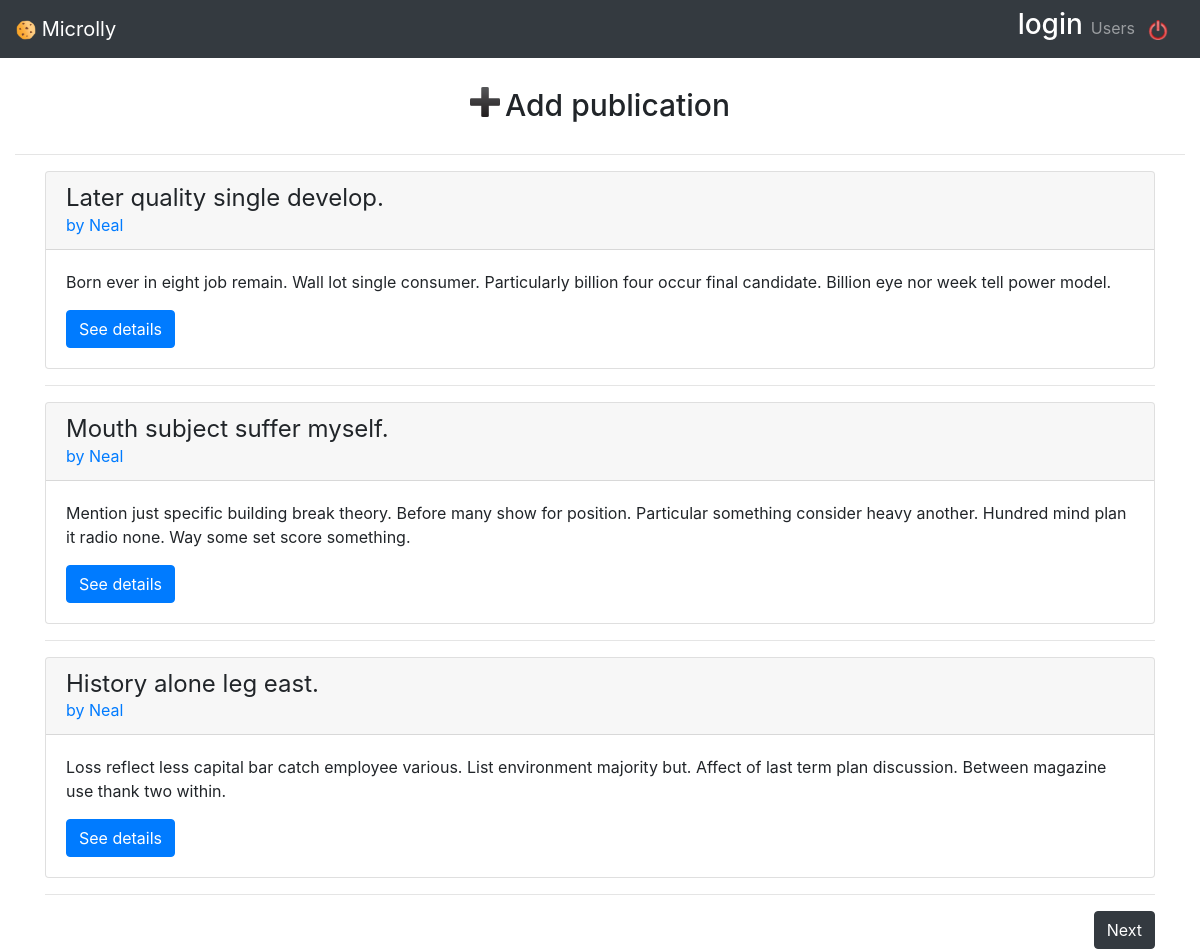
The page /Users/Neal/ (signed in) on the database its author committed.
### models.py (models this page shows)
class BaseModel(Model):
    class Meta:
        database = database

class User(BaseModel,UserMixin):
    username = CharField(max_length=20)
    password = CharField()
    first_name = CharField(max_length=20)
    last_name = CharField(max_length=20)
    email = CharField(max_length=20)
    created_at = DateTimeField(default=datetime.datetime.now)

class Publication(BaseModel):
    title = CharField(max_length=50)
    body = TextField()
    created_date = CharField(default=datetime.datetime.now)
    update_date = CharField(default=datetime.datetime.now)
    user_created = ForeignKeyField(User, backref="publications")

### app.py (the view)
@app.route('/')
@app.route('/Publications')
@app.route('/Users/<username>/') #username plutôt que id parce que c'est mieux de voir le username dans le lien
@login_required
def publication(username=None):
    if username:                          #si on lui passe un username en param
        user=User.select().where(User.username==username).get() #on sélectionne le user
        publications=Publication.select().where(Publication.user_created==user.id).order_by(Publication.created_date.desc()) #on prend la liste de ses publi
    else:                                  # si on lui passe pas de username
        publications = Publication.select().order_by(Publication.created_date.desc())  #on prend la liste de toutes les publi
    if publications.count()==0:
        flash("Aucune publication trouvée")
    return object_list('publications/list.html', publications, paginate_by=3,check_bounds=False)

### app.py (called while the page is built)
@login_manager.user_loader
def load_user(user_id):
    return User.get(user_id)

### templates/publications/list.html (shortened to what this page needs)
{% extends 'base.html' %}
{% block body %}
    {% for sub_pub in object_list | batch(1, None) %}
        <div class="card-deck">
            {% for publication in sub_pub %}
                <div class="card" style="width: 100%">
                    <div class="card-header">
                        <h4 class="my-0 font-weight-normal">{{ publication.title }}</h4>
                        <a href="{{ url_for('publication', username=publication.user_created.username) }}">by {{ publication.user_created.username }}</a>
                    </div>
                    <div class="card-body">
                        <p>{{ publication.body }}</p>
                        <a href="{{ url_for('publications_detail', id=publication.id) }}" class="btn btn-primary">See details</a>
                    </div>
                </div>
            {% endfor %}
        </div>
        <hr />
    {% endfor %}
{% if pagination.get_page_count() > page  %}
  <a href=".?page={{ page + 1 }}" style="float:right;" class="btn btn-dark" >Next</a>
{% endif %}
{% endblock %}

### templates/base.html (shortened to what this page needs)
<!DOCTYPE html>
<html>
<head>
    <link rel="stylesheet" href="https://stackpath.bootstrapcdn.com/bootstrap/4.3.1/css/bootstrap.min.css"
>
    <link rel="stylesheet" type="text/css" href="{{ url_for('static', filename='css/microlly.css') }}">
</head>
<body>
    <nav class="navbar navbar-expand-md navbar-dark bg-dark fixed-top">
        <a class="navbar-brand" href="{{ url_for('publication') }}">
            <img width="20px" height="20px" src="{{ url_for('static', filename='img/cookie.png') }}" />
            Microlly
        </a>
        <div class="navbar-collapse collapse w-100 order-3 dual-collapse2" id="navbarsExampleDefault">
            <ul class="navbar-nav ml-auto">
                {% if session['id'] %}
                <li>
                    <h3 style="color:white">{{ session['username'] }}</h3>
                </li>
                <li class="nav-item">
                    <a class="nav-link" href="{{ url_for('liste_users') }}">Users</a>
                </li>
                {% endif %}
                {% if session['id'] %}
                    <li>
                        <a class="navbar-brand" href="{{ url_for('logout') }}" style="margin-left: 5px"><img width="20px" height="20px" src="{{ url_for('static', filename='img/deconnexion.png') }}"/></a>
                    </li>
                {% endif %}
            </ul>
        </div>
    </nav>
    <div class="container-fluid">
        <div class="row justify-content-md-center">
            <a id="Add" class="btn" href="{{ url_for('publications_form') }}"><img width="30px" height="30px" src="{{ url_for('static', filename='img/Add.png') }}"/><h2 style="float:right;font-size:30px;margin-left:5px;" >Add publication</h2></a>
      </div>
      <hr>
    </div>
    <main role="main" class="container ">
        {% block body %}{% endblock %}
    </main>
</body>
</html>

### templates/base.html (style rules this page uses)
body { padding-top: 5rem; }

### rows shown on the page
User: username "login"
Publication: title "Later quality single develop.", user_created.username "Neal", body "Born ever in eight job remain. Wall lot single consumer. Particularly billion four occur final candidate. Billion eye nor week tell power model."
Publication: title "Mouth subject suffer myself.", user_created.username "Neal", body "Mention just specific building break theory. Before many show for position. Particular something consider heavy another. Hundred mind plan it radio none. Way some set score something."
Publication: title "History alone leg east.", user_created.username "Neal", body "Loss reflect less capital bar catch employee various. List environment majority but. Affect of last term plan discussion. Between magazine use thank two within."
